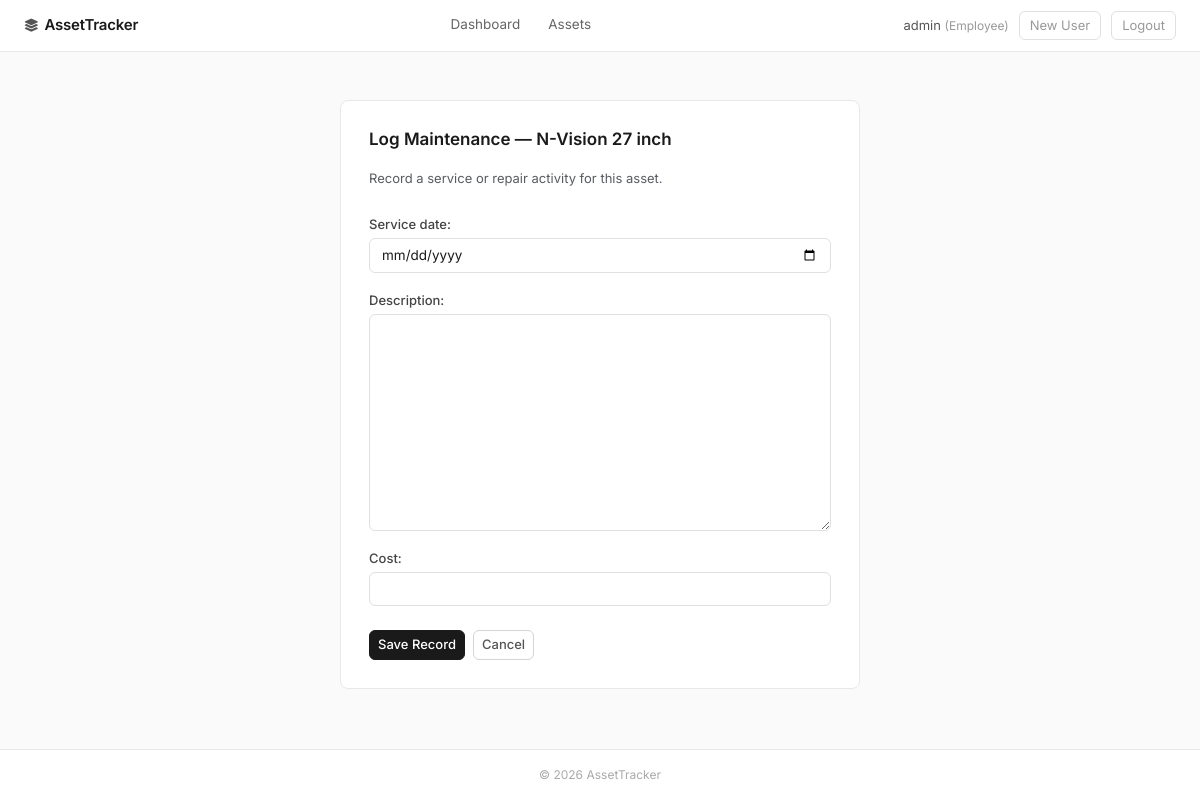
Screenshot of /asset/21/add-maintenance/ (signed in) with the database file from the repository.
### assets/models.py (models this page shows, shortened)
class User(AbstractUser):
    ROLE_CHOICES = (
        ('ADMIN', 'Administrator'),
        ('MANAGER', 'Manager'),
        ('EMPLOYEE', 'Employee'),
    )
    role = models.CharField(max_length=20, choices=ROLE_CHOICES, default='EMPLOYEE')
    @property
    def is_manager_or_admin(self):
        return self.role in ['ADMIN', 'MANAGER'] or self.is_superuser

class TimeStampedModel(models.Model):
    created_at = models.DateTimeField(auto_now_add=True)
    updated_at = models.DateTimeField(auto_now=True)
    class Meta:
        abstract = True

class Asset(TimeStampedModel):
    ASSET_TYPES = (
        ('LAPTOP', 'Laptop'),
        ('MONITOR', 'Monitor'),
        ('PHONE', 'Phone'),
        ('FURNITURE', 'Furniture'),
    )
    name = models.CharField(max_length=100)
    asset_type = models.CharField(max_length=20, choices=ASSET_TYPES)
    cost = models.DecimalField(max_digits=10, decimal_places=2)
    assigned_to = models.ForeignKey(User, on_delete=models.SET_NULL, null=True, blank=True, related_name='assets')
    history = HistoricalRecords()

### assets/views.py (the view, shortened to what this page needs)
# urls.py: path('asset/<int:asset_pk>/add-maintenance/', MaintenanceLogCreateView.as_view(), name='add-maintenance-log'),
class MaintenanceLogCreateView(ManagerOrAdminRequiredMixin, CreateView):
    model = MaintenanceLog
    template_name = "assets/maintenance_log_form.html"
    fields = ['service_date', 'description', 'cost']
    success_url = reverse_lazy('asset-list')
    def get_context_data(self, **kwargs):
        context = super().get_context_data(**kwargs)
        context['asset'] = get_object_or_404(Asset, pk=self.kwargs['asset_pk'])
        return context

### assets/mixins.py (called while the page is built)
    def dispatch(self, request, *args, **kwargs):
        if not request.user.is_authenticated:
            raise PermissionDenied('You must be logged in.')
        if not request.user.is_manager_or_admin:
            raise PermissionDenied('You must be a Manager or Administrator to perform this action.')
        return super().dispatch(request, *args, **kwargs)

### assets/templates/assets/maintenance_log_form.html (shortened to what this page needs)
{% extends "assets/base.html" %}
{% block content %}
<div class="form-wrapper">
    <h2>Log Maintenance — {{ asset.name }}</h2>
    <p class="text-muted mb-4" style="font-size:13px;">Record a service or repair activity for this asset.</p>
    <form method="post">
        {{ form.as_p }}
        <div class="d-flex gap-2 mt-4">
            <button type="submit" class="btn btn-primary btn-sm">Save Record</button>
            <a href="{% url 'asset-list' %}" class="btn btn-outline-secondary btn-sm">Cancel</a>
        </div>
    </form>
</div>
{% endblock %}

### assets/templates/assets/base.html (shortened to what this page needs)
<!DOCTYPE html>
<html lang="en">
<head>
    <link href="https://cdn.jsdelivr.net/npm/bootstrap@5.3.3/dist/css/bootstrap.min.css" rel="stylesheet">
    <link rel="stylesheet" href="https://cdnjs.cloudflare.com/ajax/libs/font-awesome/6.4.0/css/all.min.css">
</head>
<body>
<nav class="site-nav">
    <a class="site-nav__brand" href="{% url 'dashboard' %}">
        <i class="fas fa-layer-group"></i> AssetTracker
    </a>
    <ul class="site-nav__links">
        <li><a href="{% url 'dashboard' %}">Dashboard</a></li>
        <li><a href="{% url 'asset-list' %}">Assets</a></li>
    </ul>
    <div class="site-nav__right">
        {% if user.is_authenticated %}
            <span class="site-nav__user">
                {{ user.username }} <span>({{ user.get_role_display }})</span>
            </span>
            {% if user.is_manager_or_admin %}
                <a href="{% url 'register' %}" class="btn-link-muted">New User</a>
            {% endif %}
            <form action="{% url 'logout' %}" method="post" style="display:inline">
                <button type="submit" class="btn-link-muted">Logout</button>
            </form>
        {% else %}
            <a href="{% url 'login' %}" class="btn btn-primary btn-sm">Login</a>
        {% endif %}
    </div>
</nav>
<main class="container py-5">
    {% block content %}{% endblock %}
</main>
<footer>
    &copy; {% now "Y" %} AssetTracker
</footer>
</body>
</html>

### assets/templates/assets/base.html (style rules this page uses)
*, *::before, *::after { box-sizing: border-box; }
body { font-family: 'Inter', sans-serif; background-color: #fafafa; color: #1a1a1a; min-height: 100vh; display: flex; flex-direction: column; font-size: 14px; }
main { flex: 1; }
.site-nav { background: #fff; border-bottom: 1px solid #e8e8e8; padding: 0 1.5rem; height: 52px; display: flex; align-items: center; justify-content: space-between; }
.site-nav__brand { font-weight: 600; font-size: 15px; color: #1a1a1a; text-decoration: none; letter-spacing: -0.2px; display: flex; align-items: center; gap: 6px; }
.site-nav__brand i { color: #555; font-size: 13px; }
.site-nav__links { display: flex; gap: 0; list-style: none; margin: 0; padding: 0; }
.site-nav__links a { color: #666; text-decoration: none; font-size: 13.5px; padding: 0 14px; height: 52px; display: flex; align-items: center; border-bottom: 2px solid transparent; transition: color 0.15s, border-color 0.15s; }
.site-nav__right { display: flex; align-items: center; gap: 10px; }
.site-nav__user { font-size: 13px; color: #555; }
.site-nav__user span { color: #999; font-size: 12px; }
.btn { font-size: 13px; font-weight: 500; border-radius: 6px; }
.btn-primary { background: #1a1a1a; border-color: #1a1a1a; color: #fff; }
.btn-outline-secondary { color: #555; border-color: #d4d4d4; }
.btn-link-muted { color: #999; background: none; border: 1px solid #e0e0e0; padding: 4px 10px; border-radius: 6px; text-decoration: none; font-size: 13px; transition: background 0.15s; }
.form-control, .form-select { font-size: 13.5px; border-color: #e0e0e0; border-radius: 6px; color: #1a1a1a; }
footer { border-top: 1px solid #e8e8e8; font-size: 12px; color: #aaa; text-align: center; padding: 16px; background: #fff; }
.form-wrapper { max-width: 520px; margin: 0 auto; background: #fff; border: 1px solid #e8e8e8; border-radius: 8px; padding: 28px; }
.form-wrapper h2 { font-size: 17px; font-weight: 600; margin-bottom: 20px; }
label { font-size: 13px; font-weight: 500; color: #444; margin-bottom: 4px; }

### rows the page displays
User: username "admin", role "Employee"
Asset: name "N-Vision 27 inch"
